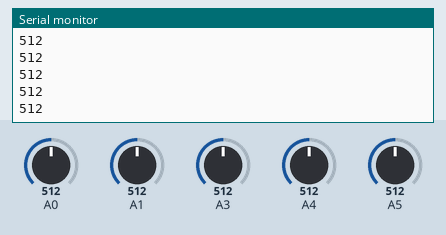
Simulated run of this sketch. Board: Arduino Uno, built with avr-gcc and run on an emulated ATmega328P. Shown: the last lines printed to the serial monitor. The test bench sets the inputs (shaded band); at power-on: A0 = 512, A1 = 512, A3 = 512, A4 = 512, A5 = 512.

Above: at 1.2 s.
1.3 s: A0 set to 716
At 2.4 s:
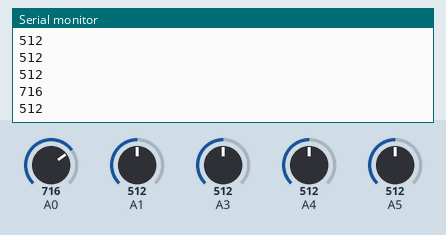
2.8 s: A1 set to 306
At 3.9 s:
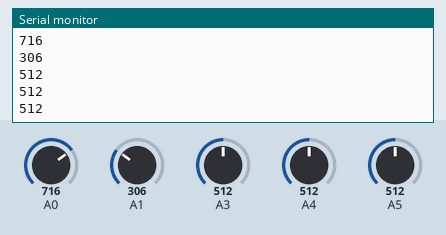
4.3 s: A3 set to 992
At 5.4 s:
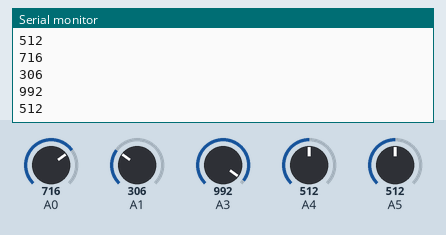
5.8 s: A4 set to 30
At 6.9 s:
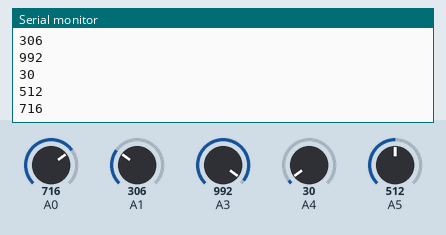
7.3 s: A5 set to 716
At 8.4 s:
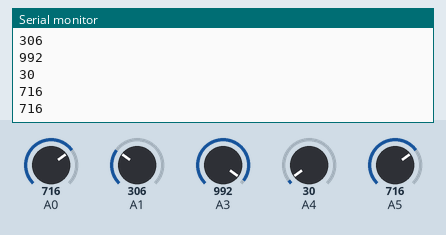
8.8 s: A1 set to 30
At 9.9 s:
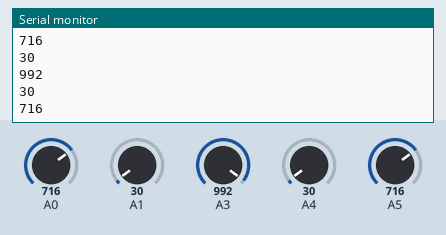
Timing chart, 0 to 11.3 s (numbered marks = the images above; inputs shaded):
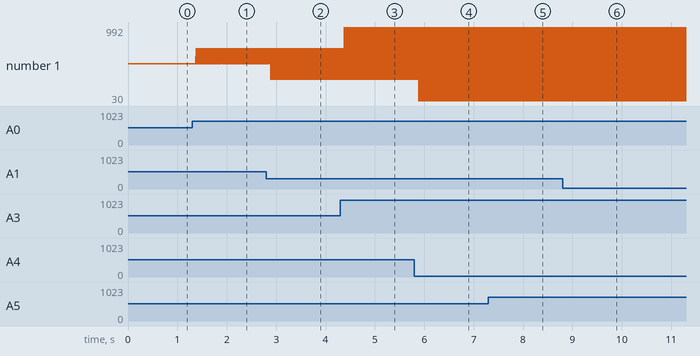

The sketch:

Plotter.ino
```cpp
int sensorValue = 0;

void setup() {
  Serial.begin(9600);
}

void loop() {
  sensorValue = analogRead(A0);
  Serial.println(sensorValue);
  sensorValue = analogRead(A1);
  Serial.println(sensorValue);
//  sensorValue = analogRead(A2);
//  Serial.println(sensorValue);
  sensorValue = analogRead(A3);
  Serial.println(sensorValue);
  sensorValue = analogRead(A4);
  Serial.println(sensorValue);
  sensorValue = analogRead(A5);
  Serial.println(sensorValue);
}
```

Measured:
- after the input at 1.3 s, the serial monitor: prints a new line after 0.08 s (image 1)
- after the input at 2.8 s, the serial monitor: prints a new line after 0.09 s (image 2)
- after the input at 4.3 s, the serial monitor: prints a new line after 0.08 s (image 3)
- after the input at 5.8 s, the serial monitor: prints a new line after 0.09 s (image 4)
- plotted number 1: 512 → 306 after the input at 2.8 s
